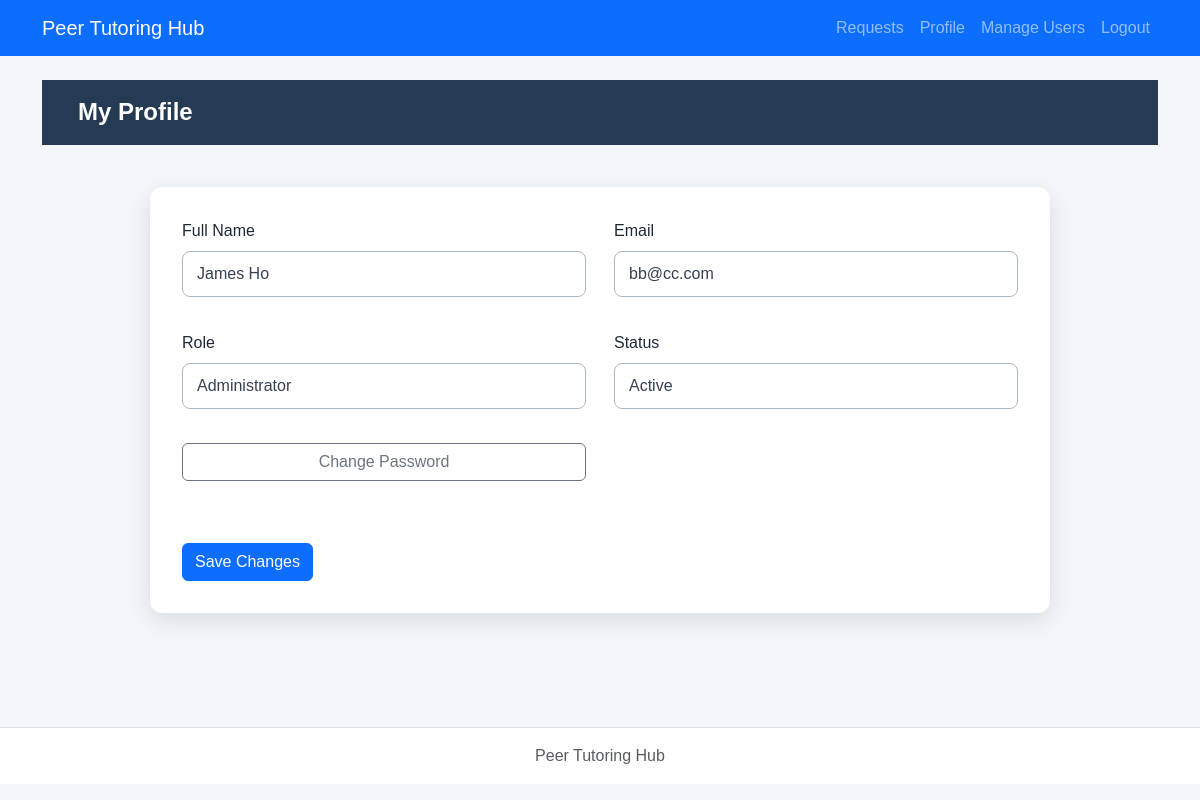
Screenshot of /lab7/php/profile.php (signed in) with the database file from the repository.
### tables this page shows
CREATE TABLE users (
    user_id INTEGER PRIMARY KEY,
    full_name TEXT NOT NULL,
    email TEXT UNIQUE NOT NULL,
    password_hash TEXT NOT NULL,
    role TEXT NOT NULL CHECK(role IN ('Student', 'Tutor', 'Administrator')),
    status TEXT NOT NULL DEFAULT 'Active' CHECK(status IN ('Active', 'Inactive')),
    created_at TEXT NOT NULL DEFAULT CURRENT_TIMESTAMP
);

### lab7/includes/auth.php (called while the page is built, shortened)
<?php
function currentUserId(): ?int {
    return isset($_SESSION['user_id']) ? (int)$_SESSION['user_id'] : null;
}
function currentUser(PDO $pdo): ?array {
    $id = currentUserId();
    $stmt = $pdo->prepare('SELECT user_id, full_name, email, role, status FROM users WHERE user_id = ?');
    $stmt->execute([$id]);
    $user = $stmt->fetch();
    return $user;
}
function requireLogin(PDO $pdo): array {
    $user = currentUser($pdo);
    return $user;
}
if (!function_exists('escapeHtml')) {
    function escapeHtml(string $s): string {
        return htmlspecialchars($s, ENT_QUOTES | ENT_SUBSTITUTE, 'UTF-8');
    }
}

### lab7/php/profile.php (the view, shortened to what this page needs)
<?php
require_once __DIR__ . '/../config/db.php';
require_once __DIR__ . '/../includes/auth.php';
$pdo = openDatabase();
$user = requireLogin($pdo);
require __DIR__ . '/../includes/header.php';
require __DIR__ . '/../includes/nav.php';
?>
<main class="container py-4">
    <h1>My Profile</h1>
    <form method="post">
        <div class="mb-3">
            <label class="form-label">Full Name</label>
            <input type="text" name="full_name" class="form-control" value="<?= escapeHtml($user['full_name']) ?>" required maxlength="100">
        </div>
        <div class="mb-3">
            <label class="form-label">Email</label>
            <input type="email" name="email" class="form-control" value="<?= escapeHtml($user['email']) ?>" required>
        </div>
        <div class="mb-3">
            <label class="form-label">Role</label>
            <input type="text" class="form-control" value="<?= escapeHtml($user['role']) ?>" readonly>
        </div>
        <div class="mb-3">
            <label class="form-label">Status</label>
            <input type="text" class="form-control" value="<?= escapeHtml($user['status']) ?>" readonly>
        </div>
        <button type="submit" class="btn btn-primary">Save Changes</button>
        <a href="change-password.php" class="btn btn-outline-secondary">Change Password</a>
    </form>
</main>
<?php require __DIR__ . '/../includes/footer.php'; ?>

### lab7/css/styles.css (style rules this page uses)
* { box-sizing: border-box; }
body { margin: 0; min-height: 100vh; font-family: Arial, Helvetica, sans-serif; color: #1f2937; background-color: #f3f6fa; }
h1 { margin: 0; padding: 18px 36px; color: #ffffff; font-size: 24px; font-weight: 700; background-color: #243b53; }
main form { max-width: 900px; margin: 42px auto; padding: 32px; display: grid; grid-template-columns: 1fr 1fr; gap: 18px 28px; background-color: #ffffff; border-radius: 12px; box-shadow: 0 8px 24px rgba(31, 41, 55, 0.12); }
main form input:not([type="checkbox"]):not([type="radio"]), main form select, main form textarea { width: 100%; min-height: 46px; padding: 10px 14px; color: #374151; font: inherit; background-color: #ffffff; border: 1px solid #aeb8c5; border-radius: 8px; }
main form button { grid-column: 1 / -1; grid-row: 6; justify-self: start; margin-top: 8px; padding: 13px 26px; color: #ffffff; font-size: 16px; font-weight: 700; background-color: #d60000; border: 0; border-radius: 8px; cursor: pointer; }

### rows the page displays
users: full_name "James Ho", email "bb@cc.com", role "Administrator", status "Active"
